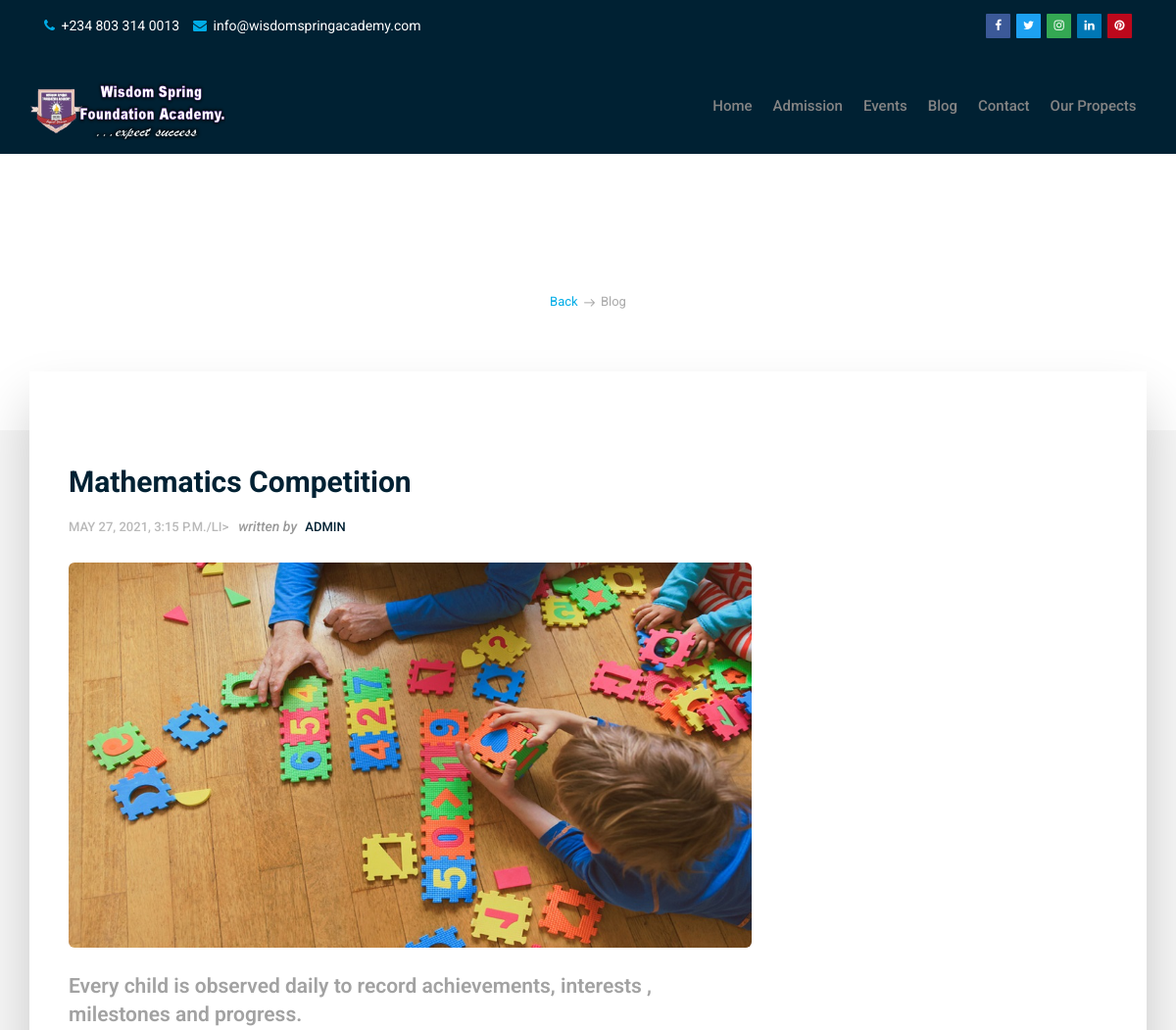
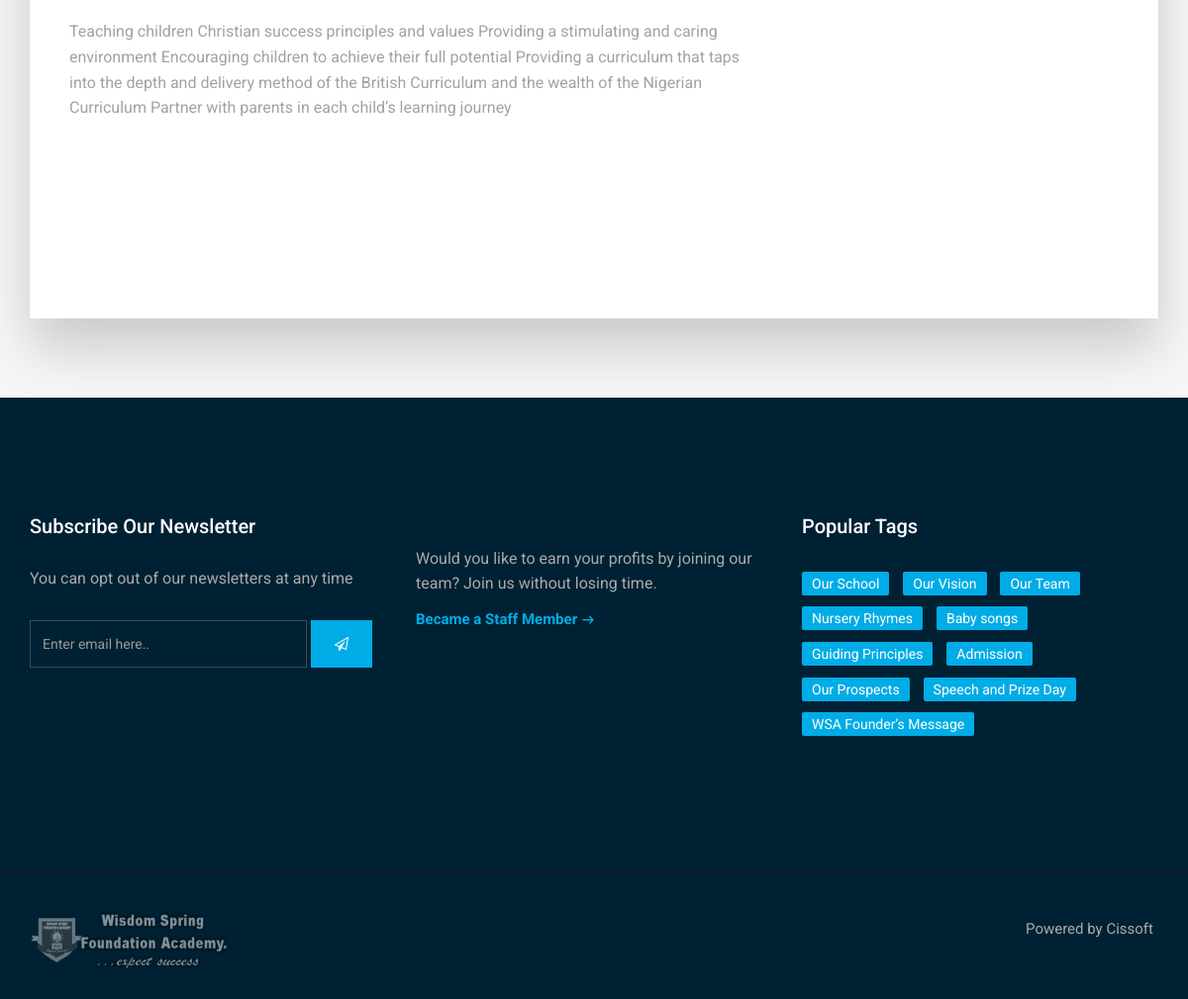
/Mathematics Competition/event, run on the app's committed database (2 pictures, top to bottom).
### post/models.py (models this page shows, shortened)
class events(models.Model):
    title = models.CharField(max_length = 200)
    snipet = models.CharField (max_length = 800, null = True, blank = True)
    body = models.TextField()
    image = models.ImageField(upload_to = 'post/images', null = True, blank = True)
    create_time = models.DateTimeField(default = datetime.now, blank = True)
    class Meta:
        verbose_name_plural = "events"
        ordering = ['-create_time',]

### post/views.py (the view)
# urls.py: path("<str:event_title>/event",views.eventfull, name ="event"),
def eventfull (request,event_title):
    eventfull = events.objects.get(title = event_title)
    return render (request, "post/eventsingle.html", {
        "eventfull" : eventfull
    })

### post/templates/post/eventsingle.html (shortened to what this page needs)
{% extends "post/layout.html" %}
{% load static %}
{% block content %}
 <header class="header header-normal" style="background-color: #002133;">
        <div class="topbar clearfix">
            <div class="container">
                <div class="row-fluid">
                    <div class="col-md-6 col-sm-6 text-left">
                        <p>
                            <strong><i class="fa fa-phone"></i></strong>  +234 803 314 0013 &nbsp;&nbsp;
                            <strong><i class="fa fa-envelope"></i></strong> <a href="mailto:#">info@wisdomspringacademy.com</a>
                        </p>
                    </div>
                    <div class="col-md-6 col-sm-6 hidden-xs text-right">
                        <div class="social">
                            <a class="facebook" href="#" data-tooltip="tooltip" data-placement="bottom" title="Facebook"><i class="fa fa-facebook"></i></a>
                            <a class="twitter" href="#" data-tooltip="tooltip" data-placement="bottom" title="Twitter"><i class="fa fa-twitter"></i></a>
                            <a class="google" href="#" data-tooltip="tooltip" data-placement="bottom" title="Instagram"><i class="fa fa-instagram"></i></a>
                            <a class="linkedin" href="#" data-tooltip="tooltip" data-placement="bottom" title="Linkedin"><i class="fa fa-linkedin"></i></a>
                            <a class="pinterest" href="#" data-tooltip="tooltip" data-placement="bottom" title="Pinterest"><i class="fa fa-pinterest"></i></a>
                        </div>
                    </div>
                </div>
            </div>
        </div>
        <div class="container">
            <nav class="navbar navbar-default yamm">
                <div class="navbar-header">
                    <div class="logo-normal">
                        <a class="navbar-brand" href="{% url 'index' %}"><img src="{% static 'post/images/logo.png' %}" alt=""></a>
                    </div>
                </div>
                <div id="navbar" class="navbar-collapse collapse">
                    <ul class="nav navbar-nav navbar-right">
                        <li><a href="{% url 'index' %}">Home</a></li>
                        <li><a href="{% url 'admission' %}">Admission</a>
                        <li><a href="{% url 'events' %}">Events</a></li>
                        <li><a href="{% url 'blogpage' %}">Blog</a></li>
                        <li><a href="{% url 'contact' %}">Contact</a></li>
                        <li><a href="{% url 'prospects' %}">Our Propects</a></li>
                    </ul>
                </div>
            </nav>
        </div>
    </header>
    <section class="section db p120">
        <div class="container">
            <div class="row">
                <div class="col-md-12">
                    <div class="tagline-message page-title text-center">
                        <h3>Blog & News</h3>
                        <ul class="breadcrumb">
                            <li><a href="{% url 'blogpage' %}">Back</a></li>
                            <li class="active">Blog</li>
                        </ul>
                    </div>
                </div>
            </div>
        </div>
    </section>
<section class="section gb nopadtop">
    <div class="container">
        <div class="boxed">
            <div class="row">
                <div class="col-md-8">
                    <div class="content blog-list">
                        <div class="blog-wrapper clearfix">
                            <div class="blog-meta">
                                <h3>{{eventfull.title}}</h3>
                                <ul class="list-inline">
                                    <li>{{eventfull.create_time}}/li>
                                    <li><span>written by</span> <a href="">Admin</a></li>
                                </ul>
                            </div>
                            <div class="blog-media">
                                {% if eventfull.image %}
                                   <img src="{{ eventfull.image.url }}" alt="" class="img-responsive img-rounded">
                                {% endif %}
                            </div>
                            <div class="blog-desc-big">
                                <p class="lead">{{eventfull.snipet}}</p>
                                <p>{{eventfull.body}}</p>
                            </div>
                        </div>
                   </div>
                </section>
{% endblock %}

### post/static/post/style.css (style rules this page uses)
body { background-color: #f6f6f6; line-height: 1.6; font-size: 16px; color: #a2a2a2; }
body, p, li, a { font-family: 'Roboto', sans-serif; }
.course-details h4 a, .readmore, .testimonial strong, h1, h2, h3, h4, h5, h6 { color: #002133; }
h1, h2, h3, h4, h5, h6 { line-height: 1.5; }
.cop-logo img, a { color: #002133; text-decoration: none !important; -webkit-transition: all ease 0.3s; -moz-transition: all ease 0.3s; transition: all ease 0.3s; }
.topbar { background-color: #002133; margin-bottom: 30px; padding: 12px 0 14px; }
.topbar a, .topbar p { color: #fff; font-size: 14px; margin: 0; }
.topbar .text-left p { margin-top: 3px; }
.topbar .text-left i { padding-right: 3px; }
.header { position: absolute; z-index: 111; left: 0; top: 0; right: 0; padding: 0; background-color: transparent; text-decoration: none !important; -webkit-transition: all .3s ease-in-out; -moz-transition: all .3s ease-in-out; -ms-transition: all .3s ease-in-out; -o-transition: all .3s ease-in-out; transition: all .3s ease-in-out; }
.header-normal { position: relative; padding: 0 0 24px; background-color: #fff; }
.header-normal .navbar-default .nav>li>a { color: #848484 !important; }
.navbar-default { margin: 0; background-color: transparent; background: none; border: 0; }
.navbar-default .nav>li>a { color: #fff !important; text-transform: capitalize; font-size: 15px; font-weight: 500; outline: none; }
.navbar-brand img { margin: 0 !important; }
.social a { font-size: 12px; color: #fff !important; display: inline-block; background-color: rgba(255, 255, 255, 0.1); width: 25px; text-align: center; border-radius: 1px; margin-left: 2px; height: 25px; line-height: 25px; }
.navbar-brand { padding: 0 10px 0 0; }
.social a.facebook { background-color: #3b5998; }
.social a.pinterest { background-color: #bd081c; }
.social a.twitter { background-color: #1da1f2; }
.social a.google { background-color: #34a853; }
.social a.linkedin { background-color: #0077b5; }
.yamm .nav, .yamm .collapse, .yamm .dropup, .yamm .dropdown { position: static; }
.yamm ul { padding: 0; }
.page-title h3 { margin-bottom: 10px !important; }
.breadcrumb { background-color: transparent; border-radius: 0; color: #aaa; font-size: 13px; list-style: outside none none; margin-bottom: 0; padding: 0; }
.breadcrumb>li a, .breadcrumb>li+li::before, .breadcrumb>.active { color: #aaa; }
.breadcrumb>li+li::before { content: "\f107"; vertical-align: middle; padding-left: 5px; font-family: "Flaticon"; font-size: 11px; padding: 0 6px 0 3px; }
.boxed { box-shadow: 0 30px 50px 0 rgba(1, 1, 1, 0.18); padding: 8rem 4rem 8rem; background-color: #ffffff; margin-top: -60px; }
.section { background-color: #ffffff; padding: 8rem 0; position: relative; display: block; }
.section.gb { background-color: #f6f6f6; }
.section.db { background-color: #002133000; }
.nopadtop { padding-top: 0 !important; }
.blog-list { padding-bottom: 30px; margin-bottom: 30px; }
.blog-meta .list-inline li span { font-style: italic; color: #999; text-transform: none; letter-spacing: 0; font-size: 14px; padding-right: 5px; }
.blog-meta h3 { padding: 0; margin: 10px 0; font-size: 30px; font-weight: 700; }
.blog-meta small, .blog-meta .list-inline li, .blog-meta .list-inline li a { font-size: 13px; font-weight: 500; text-transform: uppercase; color: #002133; }
.blog-meta .list-inline li { color: #b9b9b9; letter-spacing: 0; }
.blog-media img { width: 100%; }
.blog-media { display: block; margin: 25px 0; }
.blog-desc-big .lead { color: #002133000; font-weight: 600; }
.p120 { padding-bottom: 120px !important; }
.tagline-message h3 { padding: 0; font-size: 34px; margin: 0; color: #ffffff; font-weight: bold; }
.shop-desc small, .shop-meta a, .authorbox small, blockquote:before, blockquote:after, .blog-meta small a, .small-box i, .copyrights ul li:hover a, .footer .readmore, .breadcrumb>li a, .yamm h4, .yamm-content li:hover a, .yamm .hassubmenu li:hover a, .check li:before, .stat-count h3, .blog-desc h4:hover a, .post-meta li:after, .course-box small, .course-details h4:hover a, .course-footer i, a:hover, a:focus, .box i, .topbar .text-left i { color: #00ace6; }
@media (max-width: 1200px) { .nav>li>a { padding: 1em 0.7em; } }

### data on the page
events: title "Mathematics Competition", create_time "MAY 27, 2021, 3:15 P.M.", image (picture), snipet "Every child is observed daily to record achievements, interests , milestones and progress.", body "Teaching children Christian success principles and values Providing a stimulating and caring environment Encouraging children to achieve their full potential Providing a curriculum that taps into the depth and delivery method of the British Curriculum and the wealth of the Nigerian Curriculum Partner with parents in each child’s learning journey"
